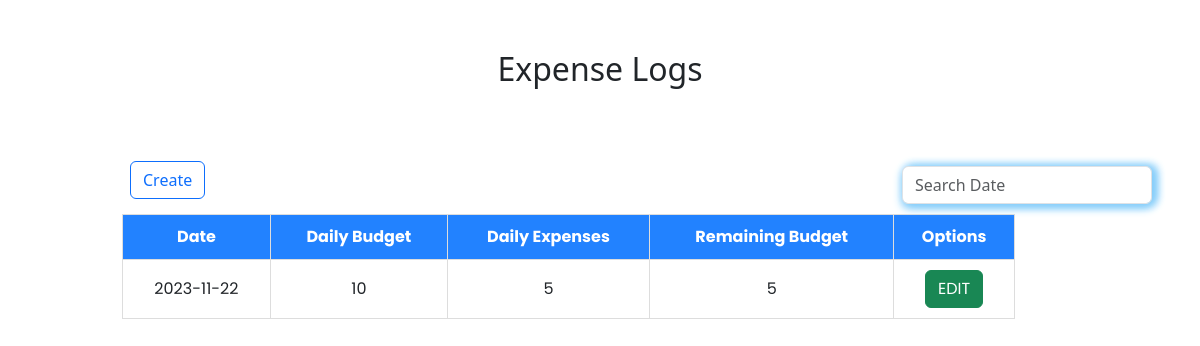
Screenshot of /user_expenses/user.php with the database file from the repository.
### tables this page shows
CREATE TABLE `expense` (
  `id` int(11) NOT NULL,
  `Name` varchar(100) NOT NULL,
  `Date` varchar(100) NOT NULL,
  `Daily_Budget` varchar(100) NOT NULL,
  `Daily_Expenses` varchar(100) NOT NULL,
  `Remaining_Budget` varchar(100) NOT NULL
);

### user_expenses/user.php (the view, shortened to what this page needs)
<?php
   include("../connection/config.php");
?>
<!DOCTYPE html>
<html lang="en">
<head>
    <link href="https://cdn.jsdelivr.net/npm/bootstrap@5.3.2/dist/css/bootstrap.min.css" rel="stylesheet">
</head>
<body>
    <div class="container">
        <h2>Expense Logs</h2>
        <div class="header">
            <div class="nav">
                <div class="search">
            <input class="form-control me-2" name="search" id= "live_search" type="search" placeholder="Search Date" aria-label="Search">
        </div>
        <div class="create">
<button type="button" class="btn btn-outline-primary" data-bs-toggle="modal" data-bs-target="#create">
  Create
</button>
</div>
        <table style ="width:80%" id="data-table">
        <thead>
            <tr class>
                <th>Date</th>
                <th>Daily Budget</th>
                <th>Daily Expenses</th>
                <th>Remaining Budget</th>
                <th>Options</th>
            </tr>
            </thead>
  <tbody>
    <?php
        $sql = "SELECT * FROM expense ORDER BY DATE DESC";
        $result = mysqli_query($conn,$sql);
        while($row = mysqli_fetch_assoc($result)){
                echo "
                <tr>
                <td>{$row['Date']}</td>
                <td>{$row['Daily_Budget']}</td>
                <td>{$row['Daily_Expenses']}</td>
                <td>{$row['Remaining_Budget']}</td>
                <td>
                    <button type='button' class='btn btn-success'  onclick = 'editvalue({$row['id']})'>
                      EDIT
                    </button>
                </td>
            </tr>
                ";
        }
?>
    </tbody>
    </table>
</body>
</html>

### user_expenses/user.php (style rules this page uses)
.container table { width: 100%; border-collapse: collapse; margin-top: 80px; margin-left: 80px; border-radius: 10px; font-family: 'Poppins', sans-serif; }
.container h2 { text-align: center; margin-top: 50px; }
.container tr th { text-align: center; }
th, td { border: 1px solid #ddd; padding: 10px; text-align: center; }
th { background-color: #2282ff; color: white; }
.create button { text-align: right; }
.create { position: relative; top: 65px; left: -170px; }
.search { display: flex; position: relative; top: -200px; left: 880px; }
.search input { display: flex; width: 250px; box-shadow: 4px 0 10px lightskyblue, 0 4px 10px lightskyblue, 4px 0 10px lightskyblue; position: relative; left: -20px; top: 270px; }

### rows the page displays
expense: Date "2023-11-22", Daily_Budget "10", Daily_Expenses "5", Remaining_Budget "5"
